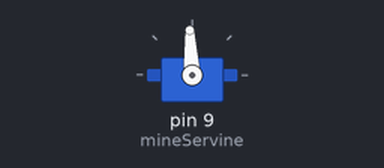
A sketch run on a simulated Arduino Uno, built with avr-gcc and run on an emulated ATmega328P. Parts: servo.

Above: at 0.05 s.
At 0.15 s:
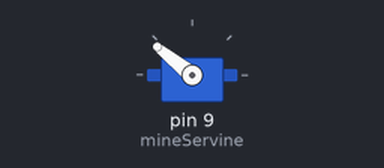
Timing chart, 0 to 3.0 s (numbered marks = the images above):
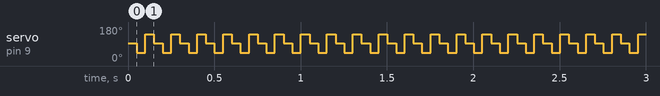

Measured:
- by itself, servo on pin 9 (mineServine): repeats every 0.15 s: 141° 0.05 s, 93° 0.05 s, 44° 0.05 s

The sketch:

servoTest.ino
```cpp
#include<Servo.h>

Servo mineServine;

void setup() {
  mineServine.attach(9);
}

void loop() {
  mineServine.writeMicroseconds(1500);
  delay(50);

  mineServine.writeMicroseconds(1000);
  delay(50);

  mineServine.writeMicroseconds(2000);
  delay(50);
}
```
